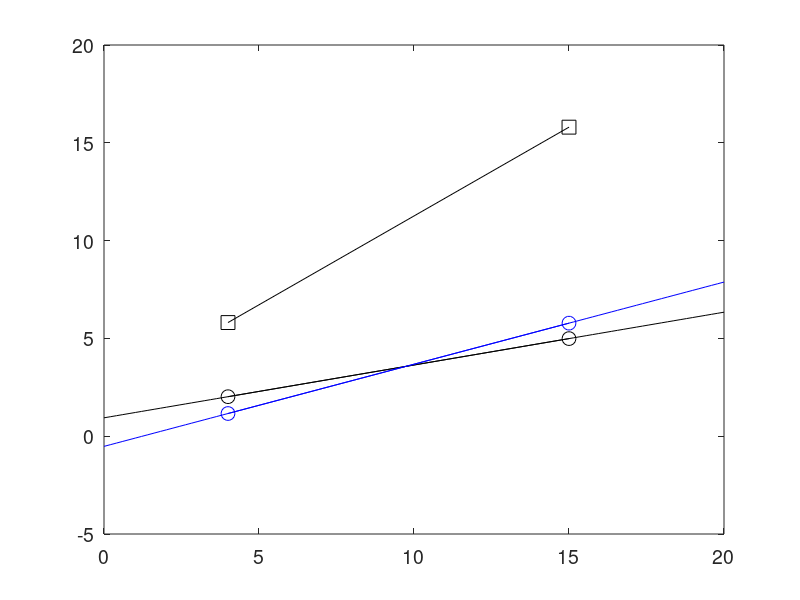

This chart was generated by the following MATLAB code: (Note: this script raises an error after producing the figure.)
% plots recuperator mass vs UA for near term stainless steel - restricted
% tube sizes to 20 mm diameter, far term stainless steel - not restricting
% tube sizes, and Inconel

% set(0,'defaultAxesFontSize',14)
% 
% 
% % Near Term Stainless Steel
% UA = [4,15];
% UA_vec = linspace(0,20);
% 
% %%%%%%%%% original values %%%%%%%%%
% % mass_550C = [42.9, 96];
% % mass_550Cline = 4.827272727*UA_vec+23.59090909;
% % mass_650C = [49.5, 129.1];
% % mass_650Cline = 7.236363636*UA_vec+20.55454545;
% 
% % updated values 4/7/2019
% mass_550C = [24.99, 48.23];
% mass_550Cline = 2.11272727272727*UA_vec+16.53909091;
% 
% 
% figure(1)
% plot(UA,mass_550C,'-ok')
% hold on
% % plot(UA,mass_650C,'-.*k')
% plot(UA_vec,mass_550Cline,'-k')
% % mass_650Cline1 = mass_650Cline(UA_vec<4);
% % UA_vec1 = UA_vec(UA_vec<4);
% % mass_650Cline2 = mass_650Cline(UA_vec>15);
% % UA_vec2 = UA_vec(UA_vec>15);
% % plot(UA_vec1,mass_650Cline1,'-.k',UA_vec2,mass_650Cline2,'-.k')
% 
% xlim([0 20])
% ylim([0 80])
% 
% % legend('550 C','650 C','location','northwest')
% legend('550 C','location','northwest')
% xlabel('UA [kW/K]','fontsize',18)
% ylabel('Recuperator Mass [kg]','fontsize',18)
% grid on
% 
% 
% 
% 
% 
% 
% 
% % Far Term Stainless Steel
% UA = [4,15];
% UA_vec = linspace(0,20);
% 
% mass_550C = [5.81, 15.8];
% mass_550Cline = 0.908182*UA_vec+2.177272727;
% 
% 
% figure(2)
% plot(UA,mass_550C,'-ok')
% hold on
% plot(UA_vec,mass_550Cline,'-k')
% 
% xlim([0 20])
% ylim([0 80])
% 
% legend('550 C','location','northwest')
% xlabel('UA [kW/K]','fontsize',18)
% ylabel('Recuperator Mass [kg]','fontsize',18)
% grid on
% 
% 
% 
% 
% 
% 
% 
% 
% 
% 
% 
% 
% % Inconel
% UA = [4,15];
% UA_vec = linspace(0,20);
% %%%%%%%%% original values %%%%%%%%%
% % mass_550C = [16.62, 39];
% % mass_550Cline = 2.034545455*UA_vec+8.481818182;
% % 
% % mass_650C = [24.7, 56.5];
% % mass_650Cline = 2.890909091*UA_vec+13.13636364;
% % 
% % mass_750C = [55.1, 118.6];
% % mass_750Cline = 5.772727273*UA_vec+32.00909091;
% % updated values 4/7/2019
% mass_550C = [2.02, 4.99];
% mass_550Cline = 0.27*UA_vec+0.94;
% 
% mass_650C = [3.61, 7.39];
% mass_650Cline = 0.343636*UA_vec+2.235454545;
% 
% mass_750C = [5.78, 18.75];
% mass_750Cline = 1.179091*UA_vec+1.063636364;
% 
% figure(3)
% plot(UA,mass_550C,'-ok')
% hold on
% plot(UA,mass_650C,'-.*k')
% plot(UA,mass_750C,'--sk')
% 
% plot(UA_vec,mass_550Cline,'-k')
% 
% mass_650Cline1 = mass_650Cline(UA_vec<4);
% UA_vec1 = UA_vec(UA_vec<4);
% mass_650Cline2 = mass_650Cline(UA_vec>15);
% UA_vec2 = UA_vec(UA_vec>15);
% plot(UA_vec1,mass_650Cline1,'-.k',UA_vec2,mass_650Cline2,'-.k')
% 
% mass_750Cline1 = mass_750Cline(UA_vec<4);
% mass_750Cline2 = mass_750Cline(UA_vec>15);
% plot(UA_vec1,mass_750Cline1,'--k',UA_vec2,mass_750Cline2,'--k')
% 
% scatter(UA,mass_550C,'ok')
% hold on
% box on
% scatter(UA,mass_650C,'*k')
% scatter(UA,mass_750C,'sk')
% 
% xlim([0 20])
% ylim([0 30])
% 
% legend(' 550 C','650 C','750 C','location','northwest')
% xlabel('UA [kW/K]','fontsize',18)
% ylabel('Recuperator Mass [kg]','fontsize',18)
% grid on


% 
% 
% 
% % create plot for 2 units and insulated core
% 
% UA = [4,15];
% UA_vec = linspace(0,20);
% mass_2unIns = [19.46, 47.2];
% mass_2unInsline = 2.52181818*UA_vec+9.3727272727;
% 
% figure(3)
% plot(UA_vec,mass_2unInsline,'k')
% hold on
% scatter(UA,mass_2unIns,'k','filled')
% xlabel('UA [kW/K]','fontsize',18)
% ylabel('Recuperator Mass [kg]','fontsize',18)
% grid on
% 
% 
% 
% 
% 
% 
%%%%%%%% combined %%%%%%%%%%%%%%%%%%%%%%%%%%%%%%





set(0,'defaultAxesFontSize',14)

%create plot for recuperator mass with respect to temperature 


% Inconel
UA = [4,15];
UA_vec = linspace(0,20);
%%% old values %%%
% mass_550C = [16.62, 39];
% mass_550Cline = 2.034545455*UA_vec+8.481818182;
% 
% mass_650C = [24.7, 56.5];
% mass_650Cline = 2.890909091*UA_vec+13.13636364;
% 
% mass_750C = [55.1, 118.6];
% mass_750Cline = 5.772727273*UA_vec+32.00909091;


% updated values 4/7/2019
mass_550C = [2.02, 4.99];
mass_550Cline = 0.27*UA_vec+0.94;


figure(2)
l1 = plot(UA,mass_550C,'-ok','MarkerSize',10);
hold on


plot(UA_vec,mass_550Cline,'-k')

hold on
box on


%%%%%%%%%%%%%%water%%%%%%%%%%%%%%%%%%%%%%%
% updated values 4/7/2019
mass_550C = [1.16, 5.78];
mass_550Cline = 0.42*UA_vec-0.52;


figure(2)
l2 = plot(UA,mass_550C,'-ob','MarkerSize',10);
hold on
% l2 = plot(UA,mass_650C,'-*k','MarkerSize',10);
% l3 = plot(UA,mass_750C,'-sk','MarkerSize',15);

plot(UA_vec,mass_550Cline,'-b')

%%%%%%%%%%%%%%water%%%%%%%%%%%%%%%%%%%%%%%





% far term stainless
mass_550C = [5.81, 15.8];
mass_550Cline = 0.908182*UA_vec+2.177272727;
l3 = plot(UA,mass_550C,'-sk','MarkerSize',10);

mass_550Cline1 = mass_550Cline(UA_vec<4);
mass_550Cline2 = mass_550Cline(UA_vec>15);
plot(UA_vec1,mass_550Cline1,'-k',UA_vec2,mass_550Cline2,'-k')


% xlim([0 20])
% ylim([0 60])

%%%%%%%%%%%%%%water%%%%%%%%%%%%%%%%%%%%%%%
mass_550C = [4.87, 18.87];
mass_550Cline = 1.272727*UA_vec-0.220909;
l4 = plot(UA,mass_550C,'-sb','MarkerSize',10);

mass_550Cline1 = mass_550Cline(UA_vec<4);
mass_550Cline2 = mass_550Cline(UA_vec>15);
plot(UA_vec1,mass_550Cline1,'-b',UA_vec2,mass_550Cline2,'-b')
%%%%%%%%%%%%%%water%%%%%%%%%%%%%%%%%%%%%%%


legend([l3,l1,l4,l2],'CO_2 - Far Term Stainless','CO_2 - Inconel','H_2O - Far Term Stainless','H_2O - Inconel','location','northwest')
xlabel('UA [kW/K]','fontsize',18)
ylabel('Recuperator Mass [kg]','fontsize',18)
grid on